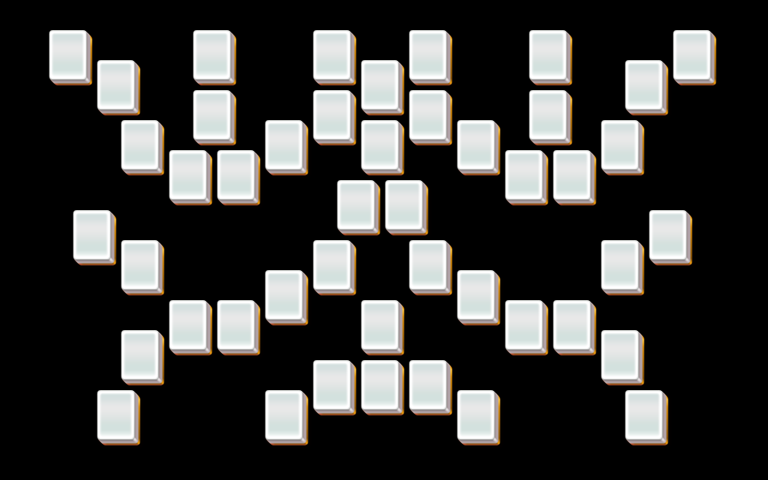

A 2D game scene composited from a Tiled map and its tileset images. What follows is a short description and the map's XML, with each tile layer's data collapsed to a summary:
An orthogonal 32x16 tile map with 24x30 px tiles, 3 tile layers (layer1, layer2, layer3).

<map version="1.0" orientation="orthogonal" width="32" height="16" tilewidth="24" tileheight="30">
 <properties>
  <property name="species" value="20" />
 </properties>
 <tileset firstgid="1" name="mahjong" tilewidth="48" tileheight="60">
  <image source="mahjong.png" />
 </tileset>
 <layer name="layer1" width="32" height="16">
  <data>[512 cells, 46 non-empty, 1 distinct tile ids]</data>
 </layer>
 <layer name="layer2" width="32" height="16">
  <data>[512 cells, 46 non-empty, 1 distinct tile ids]</data>
 </layer>
 <layer name="layer3" width="32" height="16">
  <data>[512 cells, 46 non-empty, 1 distinct tile ids]</data>
 </layer>
</map>
